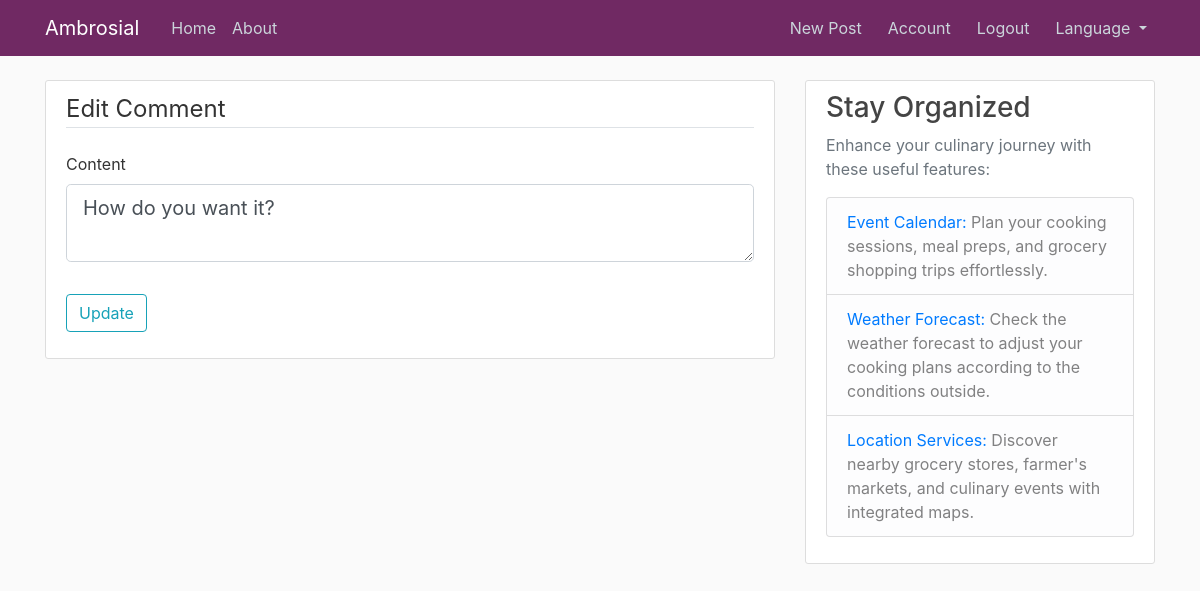
Before: /comment/2/edit (signed in) with the older database file.
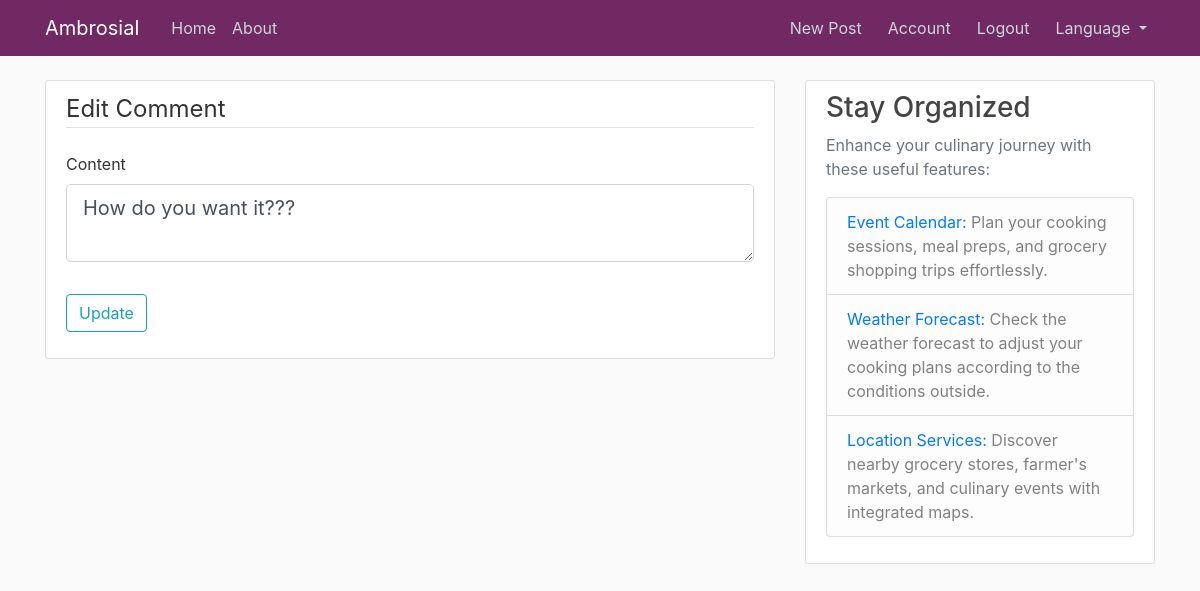
After: the same page with the newer database file.
### flask_ambrosial/models.py (models this page shows, shortened)
class Comment(db.Model):
    id = db.Column(db.Integer, primary_key=True)
    content = db.Column(db.String(200), nullable=False)
    date_posted = db.Column(db.DateTime, nullable=False, default=datetime.utcnow)
    user_id = db.Column(db.Integer, db.ForeignKey('user.id'), nullable=False)
    post_id = db.Column(db.Integer, db.ForeignKey('post.id'), nullable=False)
    parent_id = db.Column(db.Integer, db.ForeignKey('comment.id'), nullable=True)
    replies = db.relationship('Comment', backref=db.backref('parent', remote_side=[id]), lazy=True, cascade="all, delete-orphan")

### flask_ambrosial/posts/routes.py (the view)
@posts.route("/comment/<int:comment_id>/edit", methods=['GET', 'POST'])
@login_required
def edit_comment(comment_id):
    comment = Comment.query.get_or_404(comment_id)
    if comment.author != current_user:
        abort(403)
    form = CommentForm()
    if form.validate_on_submit():
        comment.content = form.content.data
        db.session.commit()
        flash('Your comment has been updated', 'success')
        return redirect(url_for('posts.post', post_id=comment.post_id))  # Redirect to the post page
    elif request.method == 'GET':
        form.content.data = comment.content
    return render_template('edit_comment.html', title='Edit Comment', form=form, legend='Edit Comment')

### flask_ambrosial/posts/forms.py
class CommentForm(FlaskForm):
    content = TextAreaField('Content', validators=[DataRequired()])
    submit = SubmitField('Comment')

### flask_ambrosial/__init__.py (called while the page is built)
def get_locale():
    logging.debug("Determining locale...")
    if 'lang' in request.args:
        lang = request.args.get('lang')
        logging.debug(f"Language from query parameter: {lang}")
        if lang in ['en', 'fr']:
            session['lang'] = lang
            return session['lang']
    elif 'lang' in session:
        logging.debug(f"Language from session: {session.get('lang')}")
        return session.get('lang')
    lang = request.accept_languages.best_match(['en', 'fr'])
    logging.debug(f"Language from browser: {lang}")
    return lang

### flask_ambrosial/models.py (called while the page is built)
@login_manager.user_loader
def load_user(user_id):
    return User.query.get(int(user_id))

### flask_ambrosial/templates/edit_comment.html (shortened to what this page needs)
{% extends "layout.html" %}
{% block content %}
    <div class="content-section">
        <form method="POST">
            <fieldset class="form-group">
                <legend class="border-bottom mb-4">{{ legend }}</legend>
                <div class="form-group">
                    {{ form.content.label(class="form-control-label") }}
                    {{ form.content(class="form-control form-control-lg") }}
                </div>
            </fieldset>
            <div class="form-group">
                <button class="btn btn-outline-info" type="submit">Update</button>
            </div>
        </form>
    </div>
{% endblock content %}

Changed rows visible on the page:
changed Comment: content "How do you want it?" → "How do you want it???"
